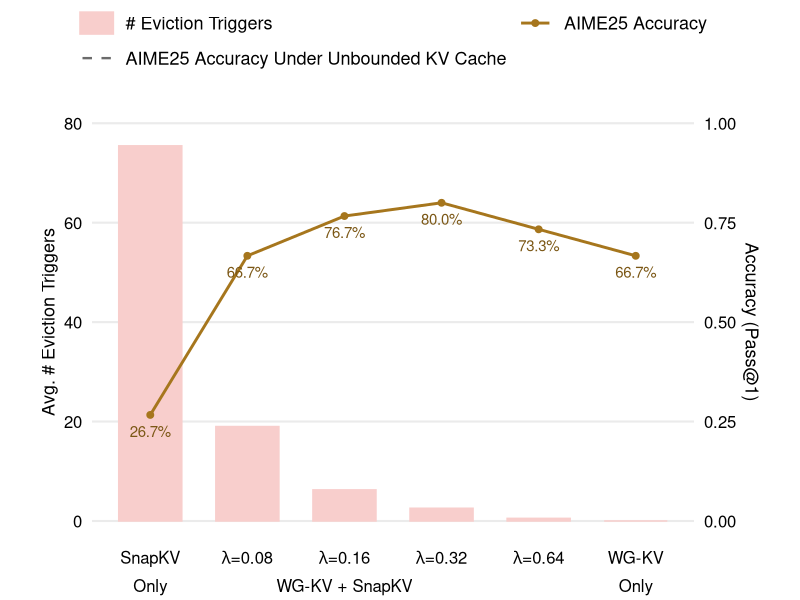

Write R code to recreate this figure.
library(tidyverse)

label_map <- c(
  "Off" = "atop('SnapKV','Only')",
  "0.08" = "lambda*'='*0.08",
  "0.16" = "atop(lambda*'='*0.16,'WG-KV + SnapKV')",
  "0.32" = "lambda*'='*0.32",
  "0.64" = "lambda*'='*0.64",
  "1.28" = "atop('WG-KV','Only')"
)

baseline_accuracy <- read_csv("data/snapkv_no.csv") %>%
  filter(lambda == "Off") %>%
  pull(accuracy) %>%
  first()

left_breaks <- seq(0, 80, 20)
scale_factor <- max(left_breaks)

data <- read_csv("data/snapkv_4096.csv") %>%
  mutate(
    label = factor(lambda, levels = names(label_map), labels = unname(label_map)),
    accuracy_scaled = accuracy * scale_factor,
    accuracy_label = scales::percent(accuracy, accuracy = 0.1)
  )

plot <- ggplot(data, aes(x = label)) +
  geom_col(
    aes(y = num_evict, color = "# Eviction Triggers"),
    width = 0.65,
    fill = "#f8cecc"
  ) +
  geom_hline(
    aes(
      yintercept = baseline_accuracy * scale_factor,
      color = "AIME25 Accuracy Under Unbounded KV Cache"
    ),
    linewidth = 0.8,
    linetype = "dashed"
  ) +
  geom_line(
    aes(y = accuracy_scaled, color = "AIME25 Accuracy", group = 1),
    linewidth = 1
  ) +
  geom_point(
    aes(y = accuracy_scaled, color = "AIME25 Accuracy"),
    size = 2
  ) +
  geom_text(
    aes(y = accuracy_scaled, label = accuracy_label),
    colour = "#7b5715",
    vjust = 2.0,
    size = 3.8,
    show.legend = FALSE
  ) +
  scale_color_manual(
    values = c(
      "# Eviction Triggers" = "#f8cecc",
      "AIME25 Accuracy" = "#a6761d",
      "AIME25 Accuracy Under Unbounded KV Cache" = "#6b6b6b"
    ),
    breaks = c(
      "# Eviction Triggers",
      "AIME25 Accuracy",
      "AIME25 Accuracy Under Unbounded KV Cache"
    ),
    name = NULL
  ) +
  guides(
    color = guide_legend(order = 2, nrow = 2, byrow = TRUE)
  ) +
  scale_x_discrete(labels = function(x) parse(text = x)) +
  scale_y_continuous(
    name = "Avg. # Eviction Triggers",
    limits = c(0, scale_factor),
    breaks = left_breaks,
    labels = scales::label_comma(),
    sec.axis = sec_axis(
      ~ . / scale_factor,
      name = "Accuracy (Pass@1)",
      breaks = seq(0, 1, 0.25),
      labels = scales::label_number(accuracy = 0.01)
    )
  ) +
  theme_minimal(base_size = 16) +
  theme(
    axis.title.x = element_blank(),
    axis.title.y = element_text(size = 13, colour = "black"),
    axis.text.x = element_text(size = 12, colour = "black"),
    axis.text.y = element_text(size = 12, colour = "black"),
    legend.position = "top",
    legend.text = element_text(size = 13),
    legend.key.width = grid::unit(0.9, "cm"),
    panel.grid.minor = element_blank(),
    panel.grid.major.x = element_blank(),
    plot.margin = margin(0, 30, 0, 30)
  )

ggsave("snapkv_short.pdf", plot, width = 6.4, height = 3.2, units = "in")
